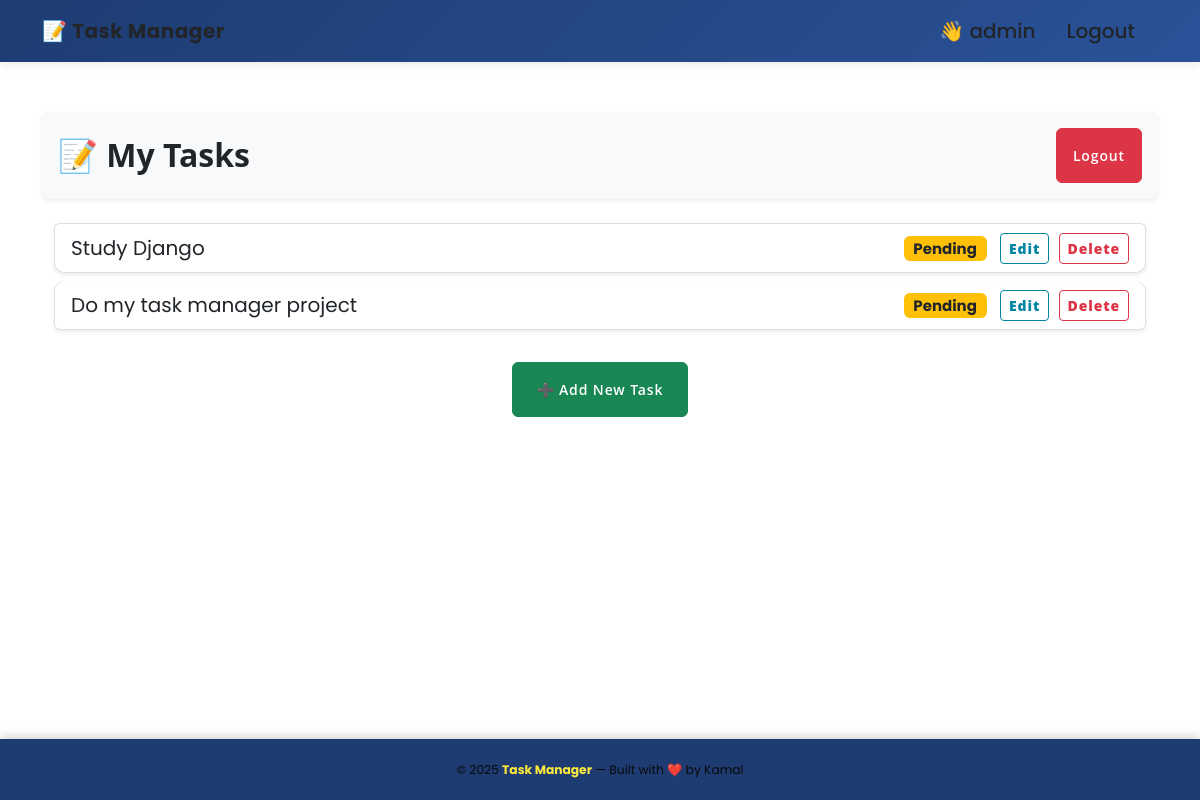
Page /tasks/ (signed in) on the earlier database version.
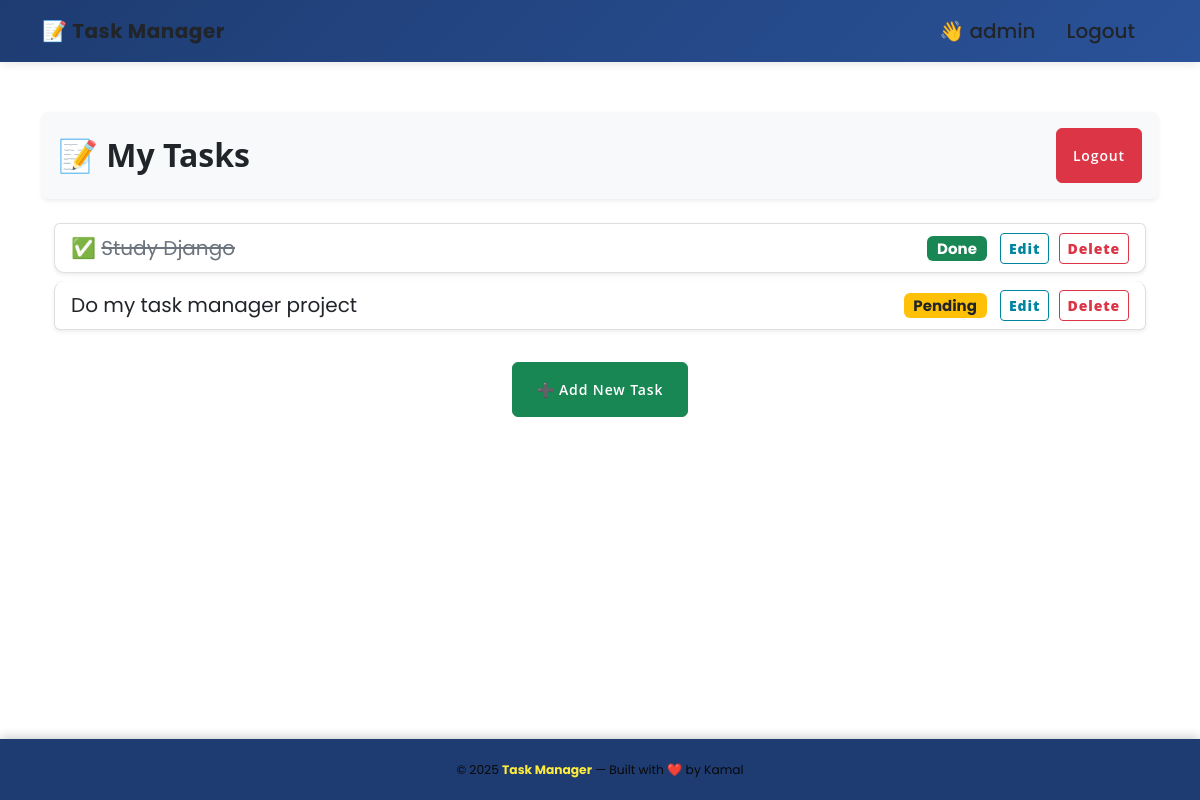
Same page on the later database version.
### tasks/models.py (models this page shows)
class Task(models.Model):
    user = models.ForeignKey(User,on_delete=models.CASCADE, related_name='task_user',null=True,blank=True )
    title = models.CharField(max_length=225)
    notes = models.CharField(max_length=500, null=True, blank=True)
    completed = models.BooleanField(default=False)

### tasks/views.py (the view)
# urls.py: path('', TaskList.as_view(), name="task_list"),
class TaskList(LoginRequiredMixin,ListView):
    model = Task
    template_name = 'tasks/task_list.html'
    context_object_name = 'tasks'
    login_url = 'login'  # لو مش عامل login يتحول لصفحة login
    def get_queryset(self):
        return Task.objects.filter(user=self.request.user)

### tasks/templates/tasks/task_list.html (shortened to what this page needs)
{% extends 'base.html' %}
{% block body %}
<header class="d-flex justify-content-between align-items-center bg-light p-3 rounded shadow-sm mb-4">
    <h2 class="fw-bold text-dark m-0">📝 My Tasks</h2>
    <a href="{% url 'logout' %}" class="btn btn-danger fw-semibold px-3">Logout</a>
</header>
<div class="container">
    {% if tasks %}
        <ul class="list-group">
            {% for task in tasks %}
                <li class="list-group-item d-flex justify-content-between align-items-center shadow-sm mb-2">
                    <div class="task-title">
                        {% if task.completed %}
                            ✅ <a href="{% url 'tasks:task_detail' task.id %}" class="text-decoration-none text-muted">
                                <del>{{ task.title }}</del>
                            </a>
                        {% else %}
                            <a href="{% url 'tasks:task_detail' task.id %}" class="text-decoration-none text-dark">
                                {{ task.title }}
                            </a>
                        {% endif %}
                    </div>
                    <div class="task-actions">
                        {% if task.completed %}
                            <span class="badge bg-success me-2">Done</span>
                        {% else %}
                            <span class="badge bg-warning text-dark me-2">Pending</span>
                        {% endif %}
                        <a href="{% url 'tasks:task_update' task.id %}" class="btn btn-sm btn-outline-primary me-1">Edit</a>
                        <a href="{% url 'tasks:task_delete' task.id %}" class="btn btn-sm btn-outline-danger">Delete</a>
                    </div>
                </li>
            {% endfor %}
        </ul>
    {% else %}
        <p class="text-center text-muted mt-4">😴 No tasks yet — <a href="{% url 'tasks:task_create' %}" class="text-warning fw-semibold">add your first one!</a></p>
    {% endif %}
    <div class="text-center mt-4">
        <a href="{% url 'tasks:task_create' %}" class="btn btn-success px-4 fw-semibold">➕ Add New Task</a>
    </div>
</div>
{% endblock %}

Differences in the rows shown:
changed Task "Study Django": completed "Pending" → "✅ Done"
